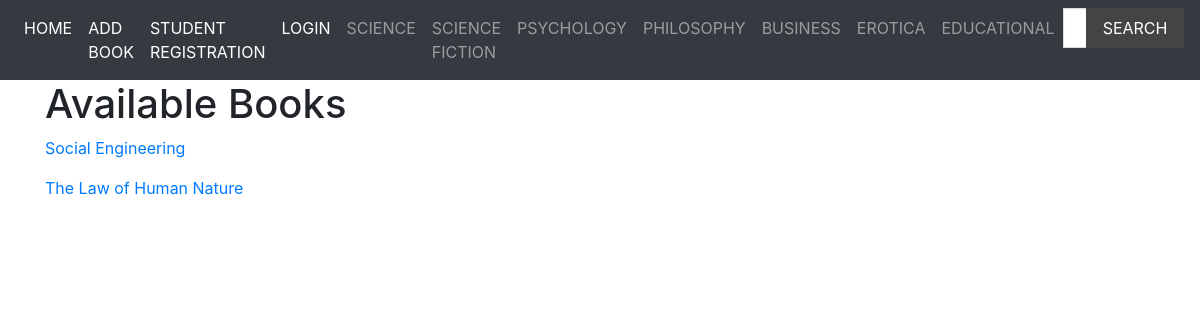
The app's page /, older data.
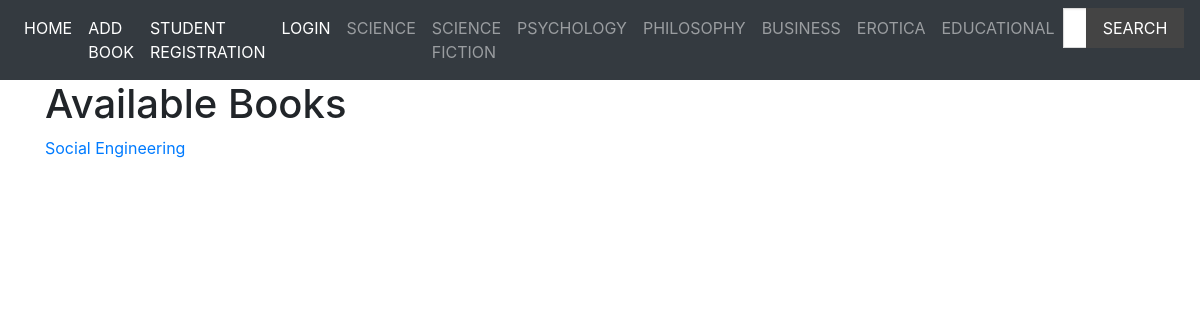
The same page, newer data.
### books/models.py (models this page shows, shortened)
class Genre(models.Model):
    genre = models.CharField(max_length=50)

class Book(models.Model):
    title = models.CharField(max_length=50)
    author = models.CharField(max_length=50)
    published_by = models.CharField(max_length=50)
    genre = models.ForeignKey(Genre, on_delete=models.CASCADE, related_name='books')

### books/views.py (the view)
# urls.py: path('', views.index, name = 'index'),
def index(request):
    books = Book.objects.order_by('title').all()
    diction = {
        'books': books,
    }
    return render(request, 'books/index.html', context = diction)

### books/context_processors.py (called while the page is built)
def menu_genre(request):
    genres = Genre.objects.all()
    return ({'genres': genres})

### templates/books/index.html
{% extends 'base.html' %}
{% block content %}
    <h1>Available Books</h1>
    {% for book in books %}
        <ul>
            <li><a href = "{% url 'book_details' pk=book.id %}">{{book.title}}</a></li>
        </ul>
    {% endfor %}
{% endblock content %}

### templates/base.html (shortened to what this page needs)
{% load static %}
<!DOCTYPE html>
<html lang = "en" dir = "ltr">
    <head>
            <link rel = "stylesheet" href = "https://cdn.jsdelivr.net/npm/bulma@0.9.1/css/bulma.min.css">
            <link rel="stylesheet" href="https://maxcdn.bootstrapcdn.com/bootstrap/4.0.0/css/bootstrap.min.css">
            <link rel = "stylesheet" href = "{% static 'styles/main.css' %}">
    </head>
    <body>
    <nav class="navbar navbar-expand-lg navbar-dark bg-dark">
    <ul class="navbar-nav">
      <li class="nav-item active">
        <a class="nav-link" href="{% url 'index' %}"> Home </a>
      </li>
      <li class="nav-item active">
        <a class="nav-link" href="{% url 'add_book' %}"> Add Book </a>
      </li>
      {% if user.is_authenticated %}
      <li class="nav-item active">
        <a class="nav-link" href="{% url 'student_logout' %}">Logout </a>
      </li>
      <li class="nav-item active">
        <a class="nav-link" href="{% url 'student_profile' %}">Profile </a>
      </li>
      {% else %}
      <li class="nav-item active">
        <a class="nav-link" href="{% url 'student_reg' %}">Student Registration </a>
      </li>
      <li class="nav-item active">
        <a class="nav-link" href="{% url 'student_login' %}">Login </a>
      </li>
      {% endif %}
      {% for genre in genres %}
                      <a href = "{% url 'genre_books' pk=genre.pk %}" class = "nav-link">{{ genre.genre }}</a>
                    {% endfor %}
      <form method="get" action="{% url 'search' %}">
                            <div class="field has-addons">
                                <div class="control">
                                    <input type="text" class="input" placeholder="Search here" name="query">
                                </div>
                                <div class="control">
                                    <button class="button is-dark is-uppercase">Search</button>
                                </div>
                            </div>
                        </form>
    </ul>
</nav>
<div class = "container">
    {% block content %}
    {% endblock content %}
    </body>
</html>

Row changes from the older to the newer data that the page shows:
removed Book: title "The Law of Human Nature"
